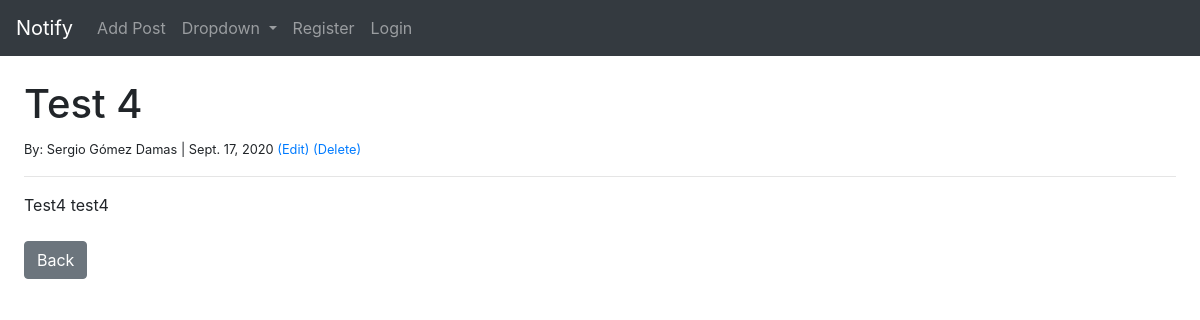
Screenshot of /article/4 with the database file from the repository.
### notify/models.py (models this page shows, shortened)
class Post(models.Model):
    title = models.CharField(max_length=255)
    title_tag = models.CharField(max_length=255)
    author = models.ForeignKey(User, on_delete=models.CASCADE)
    body = models.TextField()
    post_date = models.DateField(auto_now_add=True)

### notify/views.py (the view)
# urls.py: path('article/<int:pk>', ArticleDetailView.as_view(), name="article-detail"),
class ArticleDetailView(DetailView):
    model = Post
    template_name = "article_details.html"

### notify/templates/article_details.html
{%extends 'base.html'%} {% block title%} {{post.title}} {%endblock%}
{% block content%}
<h1>{{post.title}}</h1>
<small>By: {{ post.author.first_name}} {{ post.author.last_name}} | {{ post.post_date}}  <a href="{% url 'update_post' post.pk%}"">(Edit)</a>  <a href="{% url 'delete_post' post.pk%}">(Delete)</a></small><br/>
<hr/>
{{ post.body }}
<br>
<br>
<a href="{% url 'home'%}" class="btn btn-secondary">Back</a>
{% endblock %}

### rows the page displays
Post: title "Test 4", author.first_name "Sergio", author.last_name "Gómez Damas", post_date "Sept. 17, 2020", body "Test4 test4"
